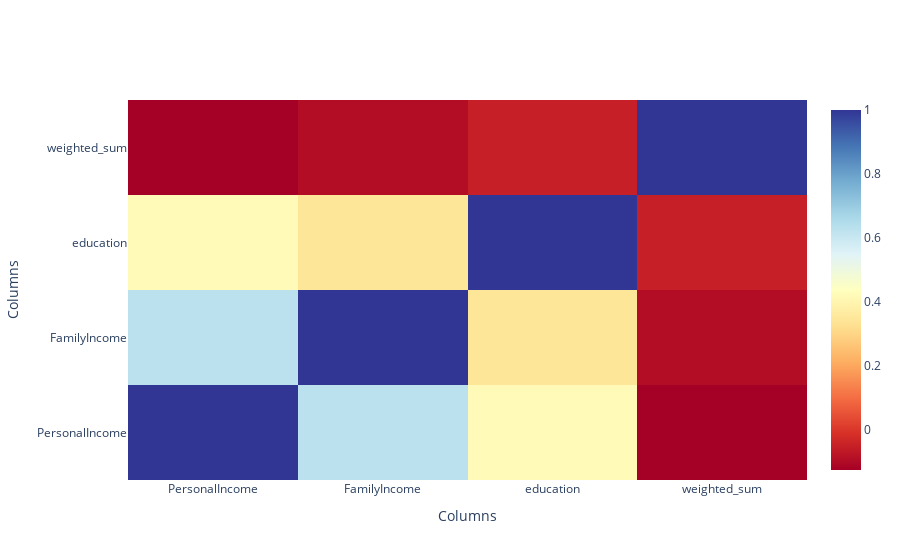

The notebook cell this image was saved under:
### Code cell
# Create the correlation plot
fig = go.Figure(data=go.Heatmap(
    z=correlation_matrix.values,
    x=correlation_matrix.columns,
    y=correlation_matrix.columns,
    colorscale='RdYlBu',
    text=rounded_matrix.values,
    hovertemplate='Correlation: %{text}',
))

# Set axis labels
fig.update_layout(
    xaxis=dict(title='Columns'),
    yaxis=dict(title='Columns')
)

# Show the plot
fig.show()

### Figure 1 — Plotly figure (JSON) as saved in the notebook; plotly's stock layout.template omitted (floating-point values rounded to 4 significant figures)
{"data": [{"colorscale": [[0, "rgb(165,0,38)"], [0.1, "rgb(215,48,39)"], [0.2, "rgb(244,109,67)"], [0.3, "rgb(253,174,97)"], [0.4, "rgb(254,224,144)"], [0.5, "rgb(255,255,191)"], [0.6, "rgb(224,243,248)"], [0.7, "rgb(171,217,233)"], [0.8, "rgb(116,173,209)"], [0.9, "rgb(69,117,180)"], [1, "rgb(49,54,149)"]], "hovertemplate": "Correlation: %{text}", "text": [[1, 0.63, 0.42, -0.13], [0.63, 1, 0.35, -0.1], [0.42, 0.35, 1, -0.05], [-0.13, -0.1, -0.05, 1]], "type": "heatmap", "x": ["PersonalIncome", "FamilyIncome", "education", "weighted_sum"], "y": ["PersonalIncome", "FamilyIncome", "education", "weighted_sum"], "z": [[1, 0.6254, 0.419, -0.1271], [0.6254, 1, 0.3459, -0.09612], [0.419, 0.3459, 1, -0.05352], [-0.1271, -0.09612, -0.05352, 1]]}], "layout": {"xaxis": {"title": {"text": "Columns"}}, "yaxis": {"title": {"text": "Columns"}}}}
